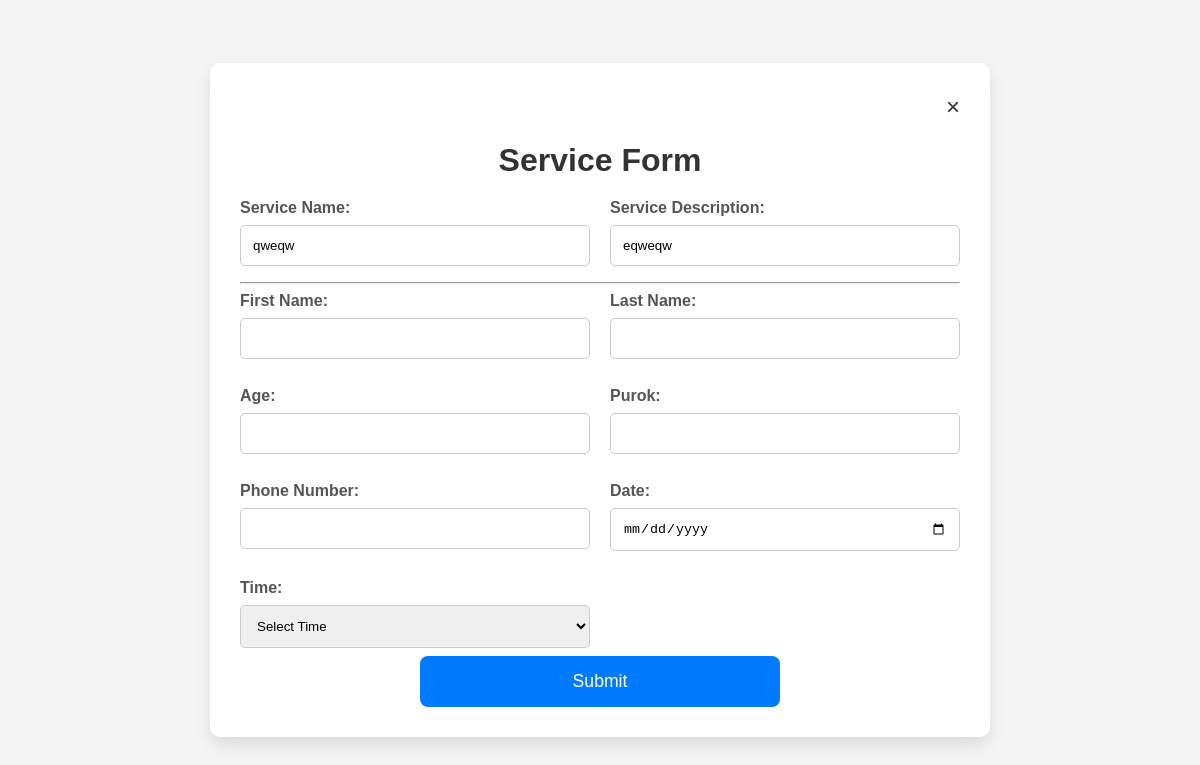
The app's page /bhw/book_healthServiceform/21/, older data.
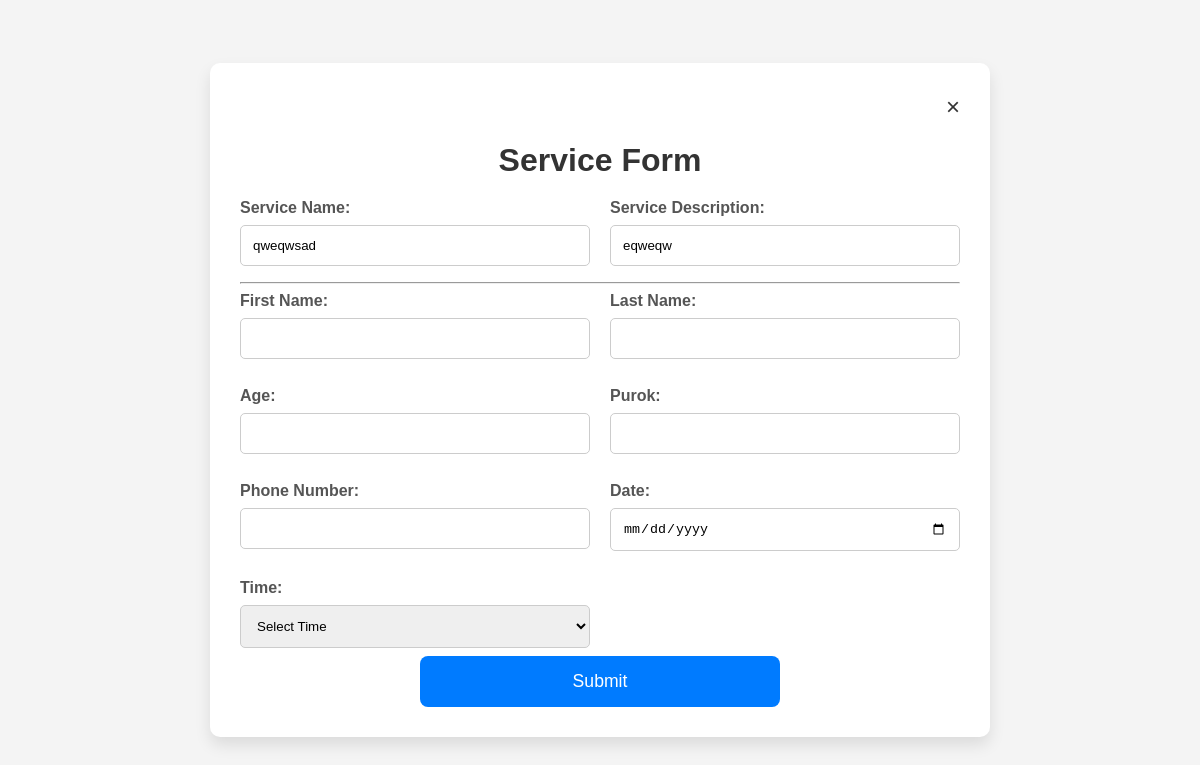
The same page, newer data.
### barangay/models.py (models this page shows, shortened)
class HealthService(models.Model):
    service_name = models.CharField(max_length =255)
    service_description = models.CharField(max_length =255)
    service_requirements = models.CharField(max_length =255)
    picture = models.ImageField(upload_to = 'images/', null=True)

### barangay/views.py (the view)
# urls.py: re_path(r'^bhw/book_healthServiceform/(?P<HealthService_id>\d+)/$', views.book_healthServiceform, name='book_healthServiceform'),
def book_healthServiceform(request, HealthService_id):
    bhwService = HealthService.objects.get(pk=HealthService_id)
    return render(request, 'resident/Hsapplication.html', {'bhwService': bhwService})

### barangay/templates/resident/HSapplication.html (shortened to what this page needs)
{% load static %}
<!DOCTYPE html>
<html lang="en">
<head>
</head>
<body>
    {% block content %}
    <form method="post" action="{% url 'book_healthService' bhwService.id %}">
        <div class="ext">
            <a href="{% url 'bhwServices' %}">&times;</a>
        </div>
        <h1>Service Form</h1>
        <div class="service_details">
            <div class="details">
                <label for="service_name">Service Name:</label>
                <input type="service" id="service_name" name="service_name" value="{{ bhwService.service_name }}" readonly>
            </div>
            <div class="details">
                <label for="service_description">Service Description:</label>
                <input type="service" id="service_description" name="service_description" value="{{ bhwService.service_description }}" readonly>
            </div>
        </div>
        <hr>
        <div class="service_form">
            <div class="form">
                <label for="fname">First Name:</label>
                <input type="text" id="fname" name="fname" required>
            </div>
            <div class="form">
                <label for="lname">Last Name:</label>
                <input type="text" id="lname" name="lname" required>
            </div>
            <div class="form">
                <label for="age">Age:</label>
                <input type="text" id="age" name="age" required>
            </div>
            <div class="form">
                <label for="purok">Purok:</label>
                <input type="text" id="purok" name="purok" required>
            </div>
            <div class="form">
                <label for="phone">Phone Number:</label>
                <input type="text" id="phone" name="phone" required>
            </div>
            <div class="form">
                <label for="date">Date:</label>
                <input type="date" id="date" name="date" required>
            </div>
            <div class="form">
                <label for="time">Time:</label>
                <select id="time" name="time" required>
                    <option value="">Select Time</option>
                </select>
            </div>
        </div>
        <input type="submit" value="Submit">
    </form>
    {% endblock %}
</body>
</html>

Row changes from the older to the newer data that the page shows:
changed HealthService "eqweqw": service_name "qweqw" → "qweqwsad"
